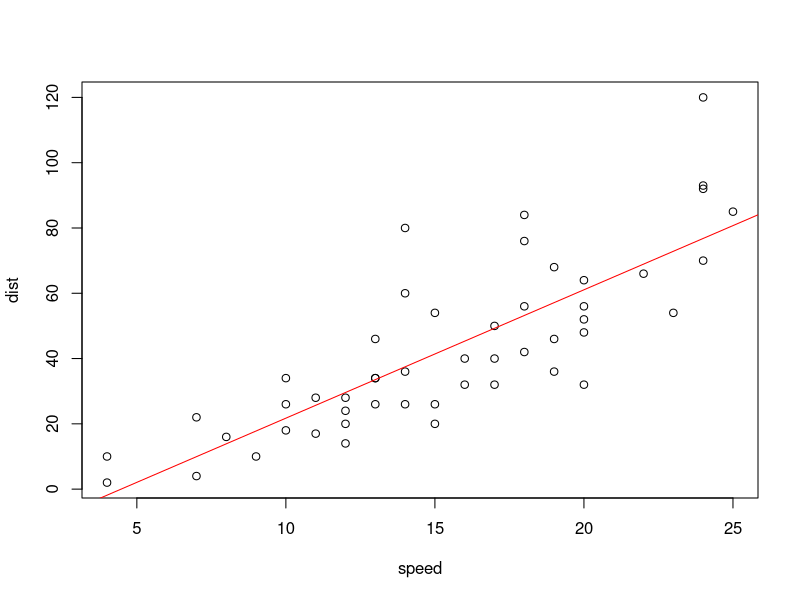
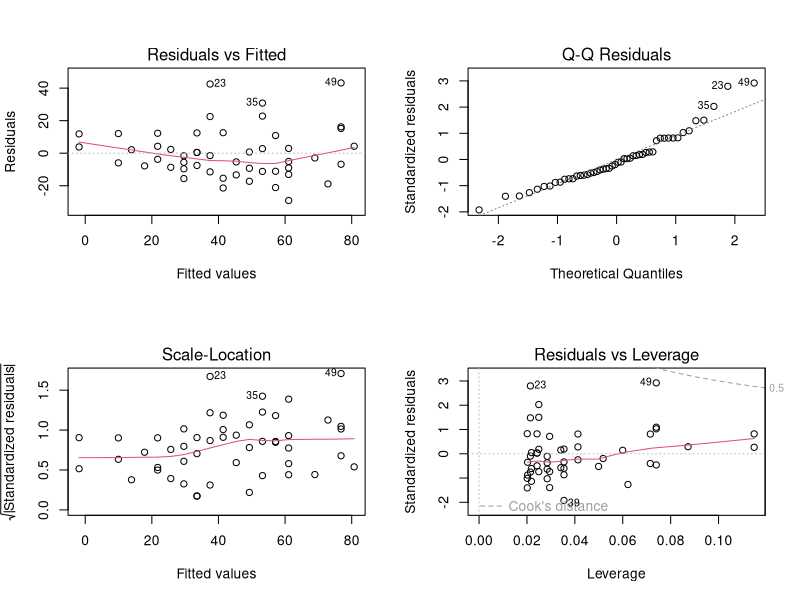
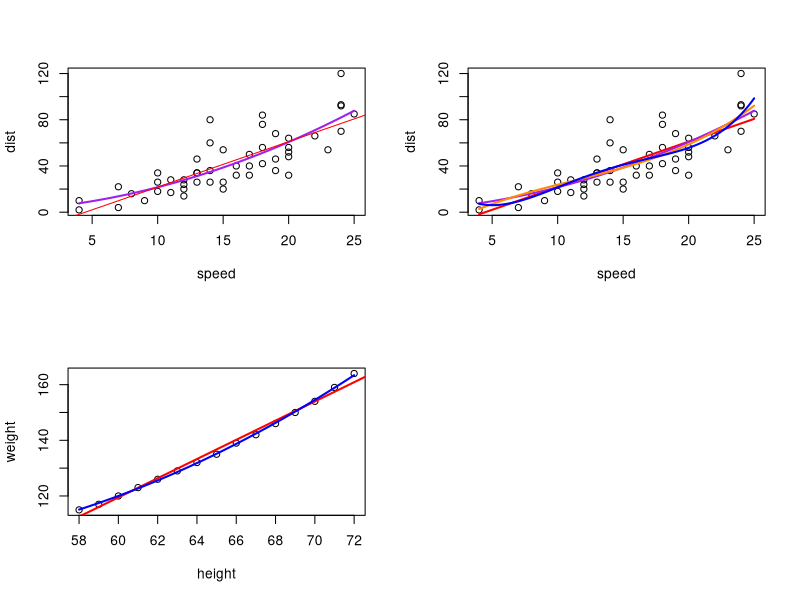

Here is the R script that generated these plots, in order:
# 단순 선형회귀의 적용
# Cars 데이터
str(cars)
plot(cars)

car_model <- lm(dist~speed, data=cars)
coef(car_model)
# 회귀식 : dist = 3.9324 * speed - 17.5791
abline(car_model,col='red')
summary(car_model)
par(mfrow=c(2,2))
plot(car_model)

# 속도 21.5 일때의 제동거리
nx1 <-data.frame(speed=c(21.5))
predict(car_model,nx1)

# 고차식(polynomial) 적용하면 어떻게 될까?
lm2 <- lm(dist~poly(speed,2),data=cars)
plot(cars)

x <- seq(4,25,length.out=211)
head(x)
y <- predict(lm2, data.frame(speed=x))
lines(x, y, col='purple', lwd=2)
abline(car_model, col='red')
summary(lm2)

# cars 1차식부터 4차식까지
x <- seq(4,25,length.out=211)
colors <- c('red','purple','darkorange','blue')
plot(cars)
for (i in 1:4) {
      m <- lm(dist~poly(speed, i),data=cars)
      assign(paste('m', i, sep='.'),m)
      y <- predict(m,data.frame(speed=x))
      lines(x,y,col=colors[i],lwd=2)
}

# 분산 분석(anova)
anova(m.1,m.2,m.3,m.4)

# Women data
women
plot(women)
m <- lm(weight ~ height, data=women)
abline(m, col='red', lwd=2)
summary(m)

# 2차식으로 모델링
m2 <- lm(weight ~ poly(height,2), data=women)
x <- seq(58, 72, length.out = 300)
y <- predict(m2, data.frame(height=x))
lines(x,y, col='blue', lwd=2)
summary(m2)
coef(m2)








